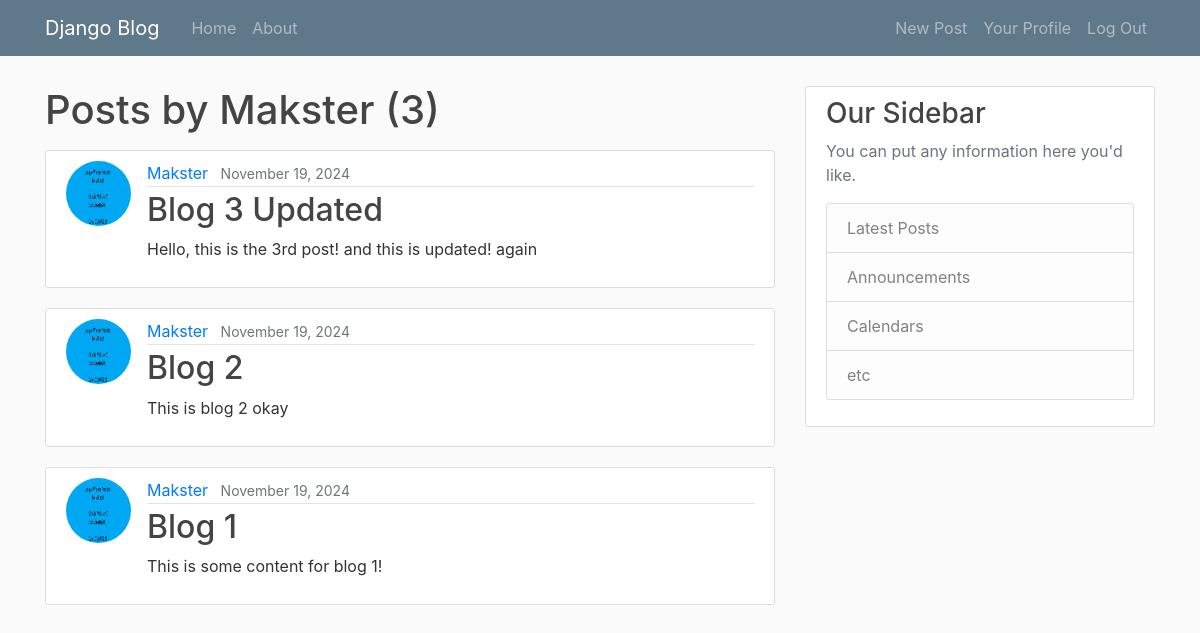
The page /user/Makster (signed in) on the database as committed earlier.
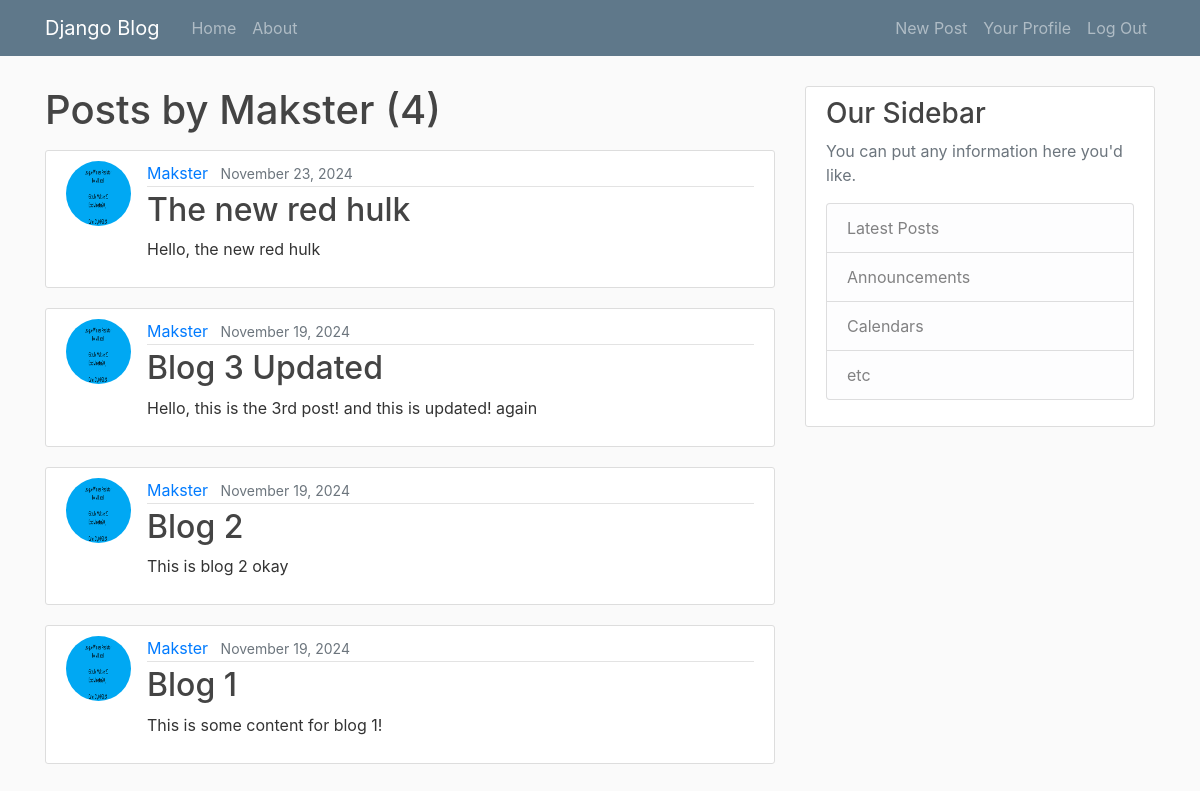
The same page on the database as committed later.
### blog/models.py (models this page shows, shortened)
class Post(models.Model):
    title = models.CharField(max_length=100)
    content = models.TextField()
    date_posted = models.DateTimeField(default=timezone.now)
    author = models.ForeignKey(User, on_delete=models.CASCADE)

### users/models.py (models this page shows, shortened)
class Profile(models.Model):
    user = models.OneToOneField(User, on_delete=models.CASCADE)
    image = models.ImageField(default='default.jpg', upload_to='profile_pics')

### blog/views.py (the view)
# urls.py: path('user/<str:username>', views.UserPostListView.as_view(), name='user-posts')
class UserPostListView(ListView):
    model = Post
    template_name = 'blog/user_posts.html' # <app>/<model>_<viewtype>.html
    context_object_name = 'posts'
    paginate_by = 5
    def get_queryset(self):
        user = get_object_or_404(User, username=self.kwargs.get('username'))
        return Post.objects.filter(author=user).order_by('-date_posted')

### blog/templates/blog/user_posts.html (shortened to what this page needs)
{% extends 'blog/base.html' %}
{% block content %}
    <h1 class="mb-3">Posts by {{ view.kwargs.username }} ({{ page_obj.paginator.count }})</h1>
    {% for post in posts %}
        <article class="media content-section">
            <img class="rounded-circle article-img" src="{{ post.author.profile.image.url }}" alt="profile picture">
            <div class="media-body">
                <div class="article-metadata">
                <a class="mr-2" href="{% url 'user-posts' post.author.username %}">{{ post.author }}</a>
                <small class="text-muted">{{ post.date_posted|date:"F d, Y" }}</small>
                </div>
                <h2><a class="article-title" href="{% url 'post-detail' post.id %}">{{ post.title }}</a></h2>
                <p class="article-content">{{ post.content }}</p>
            </div>
        </article>
    {% endfor %}
{% endblock content %}

Rows that differ between the two databases and show on the page:
added Post: author.profile.image (picture), author "Makster", date_posted "November 23, 2024", title "The new red hulk", content "Hello, the new red hulk"
Other text that changed with them:
{{ page_obj.paginator.count }}: "3" → "4"
